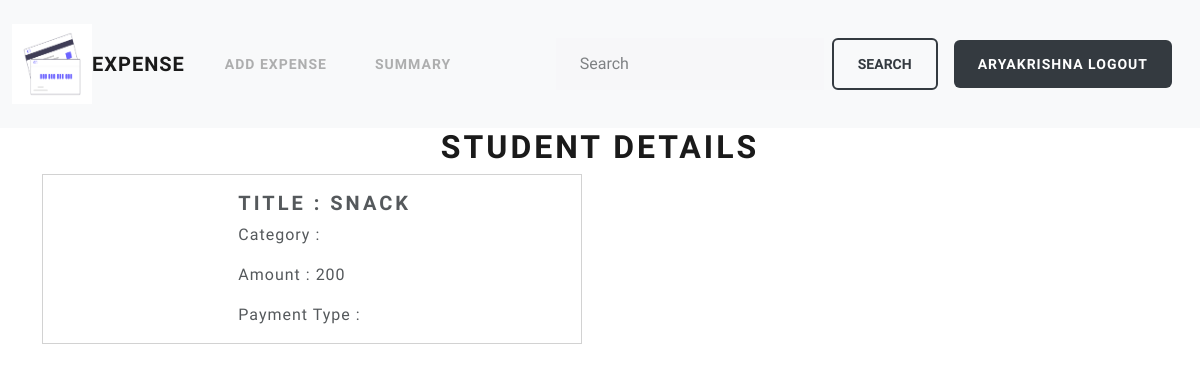
Page /expense/1/ (signed in) on the committed database.
### tracker/models.py (models this page shows, shortened)
class User(AbstractUser):
    phone=models.CharField(max_length=15,unique=True)

class ExpenseTracker(models.Model):
    title=models.CharField(max_length=100)
    EXPENSE_CATEGORIES = (
    ('Housing', 'Housing'),
    ('Transportation', 'Transportation'),
    ('Food', 'Food'),
    ('Healthcare', 'Healthcare'),
    ('Education', 'Education'),
    ('Entertainment', 'Entertainment'),
    ('Personal Care', 'Personal Care'),
    ('Debt Payments', 'Debt Payments'),
    ('Savings & Investments', 'Savings & Investments'),
    ('Gifts & Donations', 'Gifts & Donations'),
    ('Insurance', 'Insurance'),
    ('Travel', 'Travel'),
    ('Miscellaneous', 'Miscellaneous'),
)
    category=models.CharField(max_length=100,choices=EXPENSE_CATEGORIES,default="Food")
    Amount=models.PositiveIntegerField()
    payment_options=(
        ("card","card"),
        ("cash","cash"),
        ("UPI","UPI")
    )
    payment_method=models.CharField(max_length=100,choices=payment_options,default="cash")
    owner=models.ForeignKey(User,on_delete=models.CASCADE, )

### tracker/views.py (the view)
# urls.py: path("expense/<int:pk>/",views.ExpenseDetailView.as_view(),name="expense-detail"),
@method_decorator(decs,name="dispatch")
class ExpenseDetailView(View):
    template_name="expense_detail.html"
    def get(self,request,*args,**kwargs):
        id=kwargs.get("pk")
        qs=ExpenseTracker.objects.get(id=id)
        return render(request,self.template_name,{"data":qs})

### tracker/templates/expense_detail.html (shortened to what this page needs)
{%extends 'base.html'%}
{%block main_block%}
<div class="container">
    <h1 class="text-center">STUDENT DETAILS</S></h1>
    <div class="card mb-3" style="max-width: 540px;">
        <div class="row g-0">
            <div class="col-md-4">
            </div>
            <div class="col-md-8">
                <div class="card-body">
                    <h4 class="card-title"> Title : {{data.title}} </h4>
                    <p class="card-text"> Category : {{data.Category}} </p>
                    <p class="card-text">Amount : {{data.Amount}} </p>
                    <p class="card-text">Payment Type : {{data.payment_type}} </p>
                </div>
            </div>
        </div>
    </div>
</div>
{%endblock%}

### tracker/templates/base.html (shortened to what this page needs)
{%load static%}
<!DOCTYPE html>
<html lang="en">
<head>
    <link rel="stylesheet" href="{%static 'css/style.css'%}">
</head>
<body>
    <nav class="navbar navbar-expand-lg bg-body-tertiary">
        <div class="container-fluid">
          <img  style="width: 80px;height: 80px;" src="{%static 'images/image.png'%}" alt="">
          <a class="navbar-brand" href="{%url 'expense-list'%}">Expense</a>
          <div class="collapse navbar-collapse" id="navbarSupportedContent">
            <ul class="navbar-nav me-auto mb-2 mb-lg-0">
              <li class="nav-item">
                <a class="nav-link" href="{%url 'expense-add'%}">ADD Expense</a>
              </li>
              <li class="nav-item">
                <a class="nav-link" href="{%url 'expense-summary'%}">summary</a>
              </li>
            </ul>
            <form class="d-flex" role="search" action="{%url 'expense-list'%}">
              <input class="form-control me-2" type="search" placeholder="Search" aria-label="Search" name="filter" list="records">
              <button class="btn btn-outline-dark rounded" type="submit">Search</button>
            </form>
              <div class="nav-item  mx-3">
                  <a href="{%url 'signout'%}" class="btn btn-dark rounded">{{request.user}}  LogOut</a>
              </div>
          </div>
        </div>
      </nav>
    {%block main_block%}
    {%endblock%}
</body>
</html>

### rows in the picture
User: user "ARYAKRISHNA"
ExpenseTracker: title "SNACK", Amount "200"
